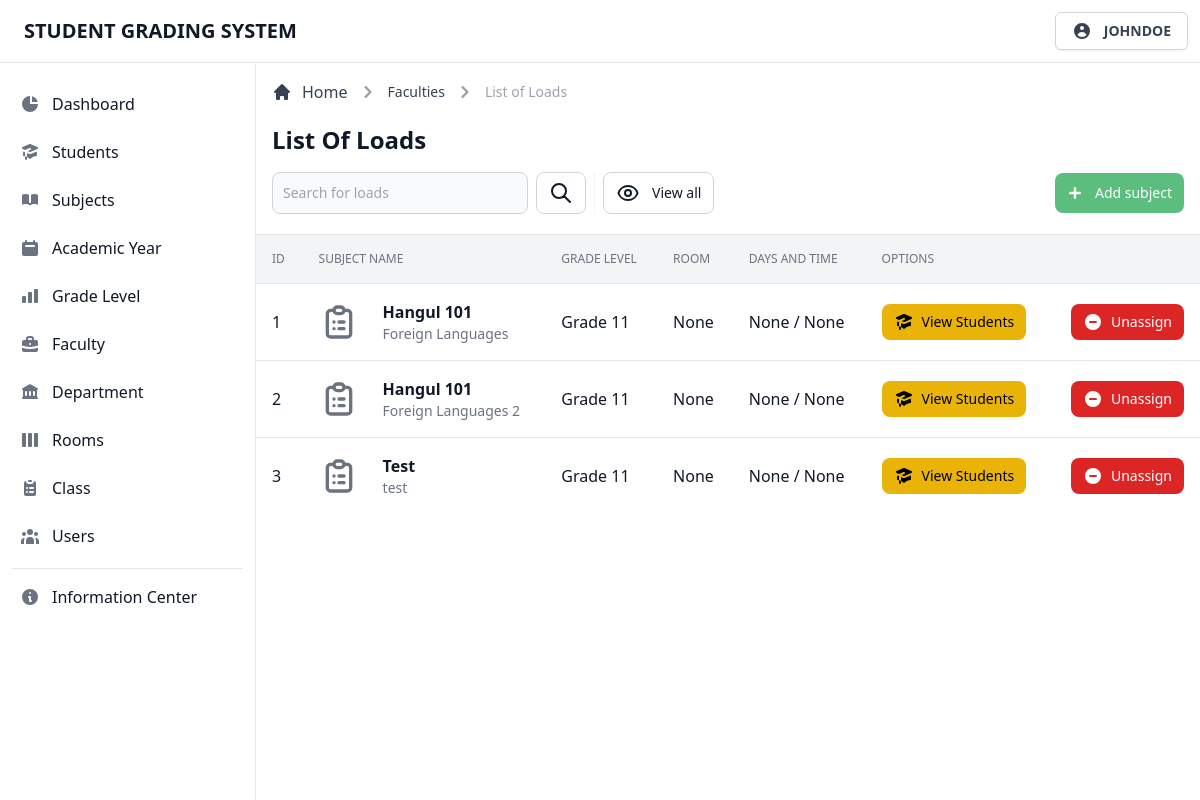
/admin/view/loads.php?code=111 (signed in), run on an earlier commit of the app's database.
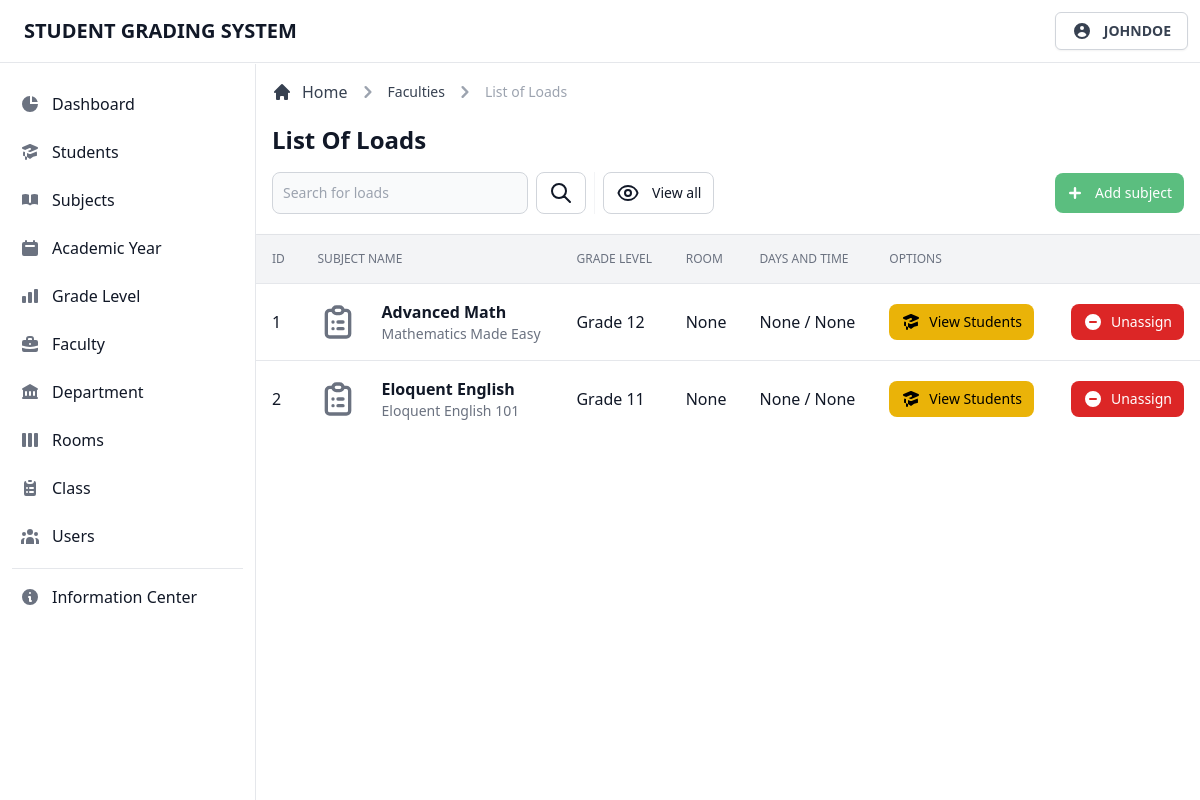
And on a later commit of the database.
### tables this page shows
CREATE TABLE `tblclass` (
  `class_id` int(11) NOT NULL,
  `class_code` int(11) NOT NULL,
  `class_name` varchar(255) NOT NULL,
  `class_desc` varchar(255) NOT NULL,
  `inst_code` int(11) NOT NULL,
  `class_inst` varchar(255) NOT NULL,
  `class_level` varchar(255) NOT NULL,
  `class_ay` varchar(255) NOT NULL,
  `class_day` varchar(255) NOT NULL,
  `class_time` varchar(255) NOT NULL,
  `class_room` varchar(255) NOT NULL,
  `class_section` varchar(255) NOT NULL
);

### admin/page/loads/loads.classes.php (called while the page is built, shortened)
<?php
class DisplayOptionsContr extends DisplayOptions
{
  public function fetchData()
  {
    $result = $this->getData();
    return $result;
  }
}
class DisplayLoadsContr extends DisplayLoads
{
  private $instructor;
  public function __construct($instructor)
  {
    $this->instructor = $instructor;
  }
  public function fetchData()
  {
    $result = $this->getData($this->instructor);
    return $result;
  }
}
class DisplayOptions extends Dbh
{
  protected function getData()
  {
    $result = 0;
    return $result;
  }
}
class DisplayLoads extends Dbh
{
  protected function getData($instructor)
  {
    $stmt = $this->connect()->prepare('SELECT * FROM tblclass WHERE inst_code = ?;');
    $result = 0;
    if (!$stmt->execute([$instructor])) {
      $stmt = null;
      echo "error";
      exit;
    }
    while ($row = $stmt->fetchAll(PDO::FETCH_ASSOC)) {
      $result = $row;
    }
    return $result;
  }
}
$display = new DisplayLoadsContr($instructor);
$result = $display->fetchData();

### admin/database/database.classes.php (called while the page is built)
<?php
class Dbh
{
  private $hostname = 'localhost';
  private $username = 'root';
  private $password = '';
  private $dbname = 'dbgradingsystem';
  public function connect()
  {
    try {
      $dbh = new PDO('mysql:host=' . $this->hostname . ';dbname=' . $this->dbname, $this->username, $this->password);
      return $dbh;
    } catch (PDOException $e) {
      print "Error!: " . $e->getMessage() . "<br>";
      die();
    }
  }
}

### admin/page/loads/loads-table.php (the view, shortened to what this page needs)
<div class="flex flex-col min-w-full overflow-hidden overflow-x-auto align-middle shadow">
  <table class="min-w-full divide-y divide-gray-200 table-fixed">
    <thead class="bg-gray-100">
      <tr>
        <th scope="col" class="th">
          ID
        </th>
        <th scope="col" class="th">
          Subject Name
        </th>
        <th scope="col" class="th">
          Grade Level
        </th>
        <th scope="col" class="th">
          Room
        </th>
        <th scope="col" class="th">
          Days and Time
        </th>
        <th scope="col" class="th">
          Options
        </th>
        <th scope="col" class="th">
        </th>
      </tr>
    </thead>
    <tbody class="bg-white divide-y divide-gray-200 ">
      <?php foreach ($result as $data) : ?>
        <tr class="hover:bg-gray-100 group">
          <td class="td">
            <div class="flex items-center capitalize">
              <?= $i += 1; ?>
            </div>
          </td>
          <td class="td-title">
            <div class="text-sm font-normal text-gray-500">
              <div class="text-base font-semibold text-gray-900 capitalize">
                <?= $data['class_name']; ?>
              </div>
              <div class="text-sm font-normal text-gray-500">
                <?= $data['class_desc']; ?>
              </div>
            </div>
          </td>
          <td class="td">
            <div class="flex items-center capitalize">
              <?= $data['class_level']; ?>
            </div>
          </td>
          <td class="td">
            <div class="flex items-center capitalize">
              <?php if (!empty($data['class_room'])) { ?>
                <?= $data['class_day']; ?>
              <?php } else { ?>
                None
              <?php } ?>
            </div>
          </td>
          <td class="td">
            <div class="flex items-center capitalize">
              <?php if (!empty($data['class_day'])) { ?>
                <?= $data['class_day']; ?>
              <?php } else { ?>
                None
              <?php } ?>
              /
              <?php if (!empty($data['class_time'])) { ?>
                <?= $data['class_time']; ?>
              <?php } else { ?>
                None
              <?php } ?>
            </div>
          </td>
          <td class="p-4 space-x-2 whitespace-nowrap">
            <a href="#" class="btn-yellow">
              View Students
            </a>
          </td>
          <td class="p-4 space-x-2 text-right whitespace-nowrap">
            <button type="button" data-delete-button data-id="<?= $data['class_id']; ?>" data-code="<?= $instructor; ?>" class="btn-red">
              <svg class="w-5 h-5 mr-2" xmlns="http://www.w3.org/2000/svg" viewBox="0 0 20 20" fill="currentColor">
                <path fill-rule="evenodd" d="M10 18a8 8 0 100-16 8 8 0 000 16zM7 9a1 1 0 000 2h6a1 1 0 100-2H7z" clip-rule="evenodd" />
              </svg>
              Unassign
            </button>
          </td>
        </tr>
      <?php endforeach; ?>
    </tbody>
  </table>
</div>

### admin/view/loads.php (shortened to what this page needs)
<?php
$user = $_SESSION['useruid'];
$instructor = $_GET['code'];
include_once '../database/database.classes.php';
include_once '../page/loads/loads.classes.php';
$table = $search = 'loads';
$breadcrumb1 = 'faculties';
$page = $breadcrumb2 = 'List of Loads';
$breadcrumblink = 'faculty.php';
$btn = 'subject';
$searchlink = 'loads.php?code=' . $_GET['code'];
?>
<!DOCTYPE html>
<html lang="en">
<head>
  <link rel="stylesheet" href="../../src/css/tailwind.css">
</head>
<body>
  <?php include_once '../templates/navbar.php'; ?>
  <div class="flex pt-16 overflow-hidden bg-white">
    <?php include_once '../templates/sidebar.php'; ?>
    <div id="main-content" class="relative w-full h-full ml-64 overflow-y-auto bg-gray-50">
      <main>
        <?php
        include_once '../templates/header.php';
        include_once '../page/loads/display-data.inc.php';
        ?>
      </main>
    </div>
  </div>
</body>
</html>

### admin/templates/navbar.php (shortened to what this page needs)
<header class="fixed z-30 w-full bg-white border-b border-gray-200">
  <nav class="flex items-center justify-between p-3">
    <div class="flex items-center justify-start">
      <a href="#" class="ml-3 text-xl font-bold text-gray-900 uppercase transition duration-75">Student Grading System</a>
    </div>
    <div class="relative text-left group">
      <button type="button" class="flex items-center justify-center w-full px-4 py-2 text-sm font-medium text-gray-700 bg-white border border-gray-300 rounded-md shadow-sm" id="menu-button" aria-expanded="true" aria-haspopup="true">
        <svg xmlns="http://www.w3.org/2000/svg" class="w-5 h-5" viewBox="0 0 20 20" fill="currentColor">
          <path fill-rule="evenodd" d="M18 10a8 8 0 11-16 0 8 8 0 0116 0zm-6-3a2 2 0 11-4 0 2 2 0 014 0zm-2 4a5 5 0 00-4.546 2.916A5.986 5.986 0 0010 16a5.986 5.986 0 004.546-2.084A5 5 0 0010 11z" clip-rule="evenodd" />
        </svg>
        <span class="flex-1 ml-3 font-semibold uppercase whitespace-nowrap"><?= $user; ?></span>
      </button>
    </div>
  </nav>
</header>

### admin/templates/sidebar.php (shortened to what this page needs)
<aside id="sidebar" class="fixed top-0 left-0 z-20 flex flex-col flex-shrink-0 w-64 h-full pt-16" aria-label="Sidebar">
  <div class="relative flex flex-col flex-1 min-h-0 pt-0 bg-white border-r border-gray-200">
    <div class="flex flex-col flex-1 pt-5 pb-4 overflow-y-auto">
      <div class="flex-1 px-3 space-y-1 bg-white divide-y">
        <ul class="pb-2 space-y-2">
          <li>
            <a href="../view/dashboard.php" class="flex items-center p-2 text-base font-normal text-gray-900 rounded-lg hover:bg-gray-100 group ">
              <svg xmlns="http://www.w3.org/2000/svg" class="w-5 h-5 text-gray-500 transition duration-75 group-hover:text-gray-900" viewBox="0 0 20 20" fill="currentColor">
                <path d="M2 10a8 8 0 018-8v8h8a8 8 0 11-16 0z" />
                <path d="M12 2.252A8.014 8.014 0 0117.748 8H12V2.252z" />
              </svg>
              <span class="flex-1 ml-3 whitespace-nowrap">Dashboard</span>
            </a>
          </li>
          <li>
            <a href="../view/students.php" class="flex items-center p-2 text-base font-normal text-gray-900 rounded-lg hover:bg-gray-100 group ">
              <span class="flex-1 ml-3 whitespace-nowrap">Students</span>
            </a>
          </li>
          <li>
            <a href="../view/subjects.php" class="flex items-center p-2 text-base font-normal text-gray-900 rounded-lg hover:bg-gray-100 group ">
              <span class="flex-1 ml-3 whitespace-nowrap">Subjects</span>
            </a>
          </li>
          <li>
            <a href="../view/year.php" class="flex items-center p-2 text-base font-normal text-gray-900 rounded-lg hover:bg-gray-100 group ">
              <span class="flex-1 ml-3 whitespace-nowrap">Academic Year</span>
            </a>
          </li>
          <li>
          <li>
            <a href="../view/grade-level.php" class="flex items-center p-2 text-base font-normal text-gray-900 rounded-lg hover:bg-gray-100 group ">
              <span class="flex-1 ml-3 whitespace-nowrap">Grade Level</span>
            </a>
          </li>
          <li>
            <a href="../view/faculty.php" class="flex items-center p-2 text-base font-normal text-gray-900 rounded-lg hover:bg-gray-100 group ">
              <span class="flex-1 ml-3 whitespace-nowrap">Faculty</span>
            </a>
          </li>
          <li>
            <a href="../view/department.php" class="flex items-center p-2 text-base font-normal text-gray-900 rounded-lg hover:bg-gray-100 group ">
              <span class="flex-1 ml-3 whitespace-nowrap">Department</span>
            </a>
          </li>
          <li>
            <a href="../view/rooms.php" class="flex items-center p-2 text-base font-normal text-gray-900 rounded-lg hover:bg-gray-100 group ">
              <span class="flex-1 ml-3 whitespace-nowrap">Rooms</span>
            </a>
          </li>
          <li>
            <a href="../view/class.php" class="flex items-center p-2 text-base font-normal text-gray-900 rounded-lg hover:bg-gray-100 group ">
              <span class="flex-1 ml-3 whitespace-nowrap">Class</span>
            </a>
          </li>
          <li>
            <a href="../view/users.php" class="flex items-center p-2 text-base font-normal text-gray-900 rounded-lg hover:bg-gray-100 group ">
              <span class="flex-1 ml-3 whitespace-nowrap">Users</span>
            </a>
          </li>
        </ul>
        <div class="pt-2 space-y-2">
          <a href="#" class="flex items-center p-2 text-base font-normal text-gray-900 transition duration-75 rounded-lg hover:bg-gray-100 group">
            <span class="ml-3">Information Center</span>
          </a>
        </div>
      </div>
    </div>
  </div>
</aside>

### admin/templates/header.php (shortened to what this page needs)
<div class="items-center justify-between block p-4 bg-white border-b border-gray-200 sm:flex">
  <div class="w-full mb-1">
    <div class="mb-4">
      <nav class="flex mb-5" aria-label="Breadcrumb">
        <ol class="inline-flex items-center space-x-1 md:space-x-2">
          <li class="inline-flex items-center">
            <a href="../view/dashboard.php" class="inline-flex items-center text-gray-700 hover:text-gray-900">
              <svg class="w-5 h-5 mr-2.5" fill="currentColor" viewBox="0 0 20 20" xmlns="http://www.w3.org/2000/svg">
                <path d="M10.707 2.293a1 1 0 00-1.414 0l-7 7a1 1 0 001.414 1.414L4 10.414V17a1 1 0 001 1h2a1 1 0 001-1v-2a1 1 0 011-1h2a1 1 0 011 1v2a1 1 0 001 1h2a1 1 0 001-1v-6.586l.293.293a1 1 0 001.414-1.414l-7-7z"></path>
              </svg>
              Home
            </a>
          </li>
          <li>
            <div class="flex items-center">
              <svg class="w-6 h-6 text-gray-400" fill="currentColor" viewBox="0 0 20 20" xmlns="http://www.w3.org/2000/svg">
                <path fill-rule="evenodd" d="M7.293 14.707a1 1 0 010-1.414L10.586 10 7.293 6.707a1 1 0 011.414-1.414l4 4a1 1 0 010 1.414l-4 4a1 1 0 01-1.414 0z" clip-rule="evenodd"></path>
              </svg>
              <a href="<?= $breadcrumblink; ?>" class="ml-1 text-sm font-medium text-gray-700 capitalize hover:text-gray-900 md:ml-2"><?= $breadcrumb1; ?></a>
            </div>
          </li>
          <?php if (!empty($breadcrumb2)) { ?>
            <li>
              <div class="flex items-center">
                <svg class="w-6 h-6 text-gray-400" fill="currentColor" viewBox="0 0 20 20" xmlns="http://www.w3.org/2000/svg">
                  <path fill-rule="evenodd" d="M7.293 14.707a1 1 0 010-1.414L10.586 10 7.293 6.707a1 1 0 011.414-1.414l4 4a1 1 0 010 1.414l-4 4a1 1 0 01-1.414 0z" clip-rule="evenodd"></path>
                </svg>
                <span class="ml-1 text-sm font-medium text-gray-400 md:ml-2" aria-current="page"><?= $breadcrumb2; ?></span>
              </div>
            </li>
          <?php } ?>
        </ol>
      </nav>
      <h1 class="text-xl font-semibold text-gray-900 capitalize sm:text-2xl"><?= $page; ?></h1>
    </div>
    <div class="sm:flex">
      <div class="items-center hidden mb-3 sm:flex sm:divide-x sm:divide-gray-100 sm:mb-0">
        <form class="flex lg:pr-2" action="#" method="get">
          <div class="relative mr-2 lg:w-64 xl:w-96">
            <input type="text" name="search" class="bg-gray-50 border border-gray-300 text-gray-900 focus:outline-none sm:text-sm rounded-lg focus:ring-gray-200 focus:ring-4 block w-full p-2.5" placeholder="Search for <?= $search ?>" required>
          </div>
          <button type="submit" class="btn-header-white">
            <svg xmlns="http://www.w3.org/2000/svg" class="w-6 h-6" fill="none" viewBox="0 0 24 24" stroke="currentColor">
              <path stroke-linecap="round" stroke-linejoin="round" stroke-width="2" d="M21 21l-6-6m2-5a7 7 0 11-14 0 7 7 0 0114 0z" />
            </svg>
          </button>
        </form>
        <div class="flex pl-0 mt-3 space-x-1 sm:pl-2 sm:mt-0">
          <a href="<?= $searchlink ?>" class="btn-header-white">
            <span>View all</span>
          </a>
        </div>
      </div>
      <div class="flex items-center ml-auto space-x-2 sm:space-x-3">
        <button type="button" data-add-button class="<?= (empty($options) && $page == 'List of Loads') ? 'btn-header-green-disabled' : 'btn-header-green'; ?>" <?= (empty($options) && $page == 'List of Loads') ? 'disabled' : ''; ?>>
          <svg class="w-6 h-6 mr-2 -ml-1" fill="currentColor" viewBox="0 0 20 20" xmlns="http://www.w3.org/2000/svg">
            <path fill-rule="evenodd" d="M10 5a1 1 0 011 1v3h3a1 1 0 110 2h-3v3a1 1 0 11-2 0v-3H6a1 1 0 110-2h3V6a1 1 0 011-1z" clip-rule="evenodd"></path>
          </svg>
          <span>Add <?= $btn; ?></span>
        </button>
      </div>
    </div>
  </div>
</div>

### admin/page/loads/display-data.inc.php (shortened to what this page needs)
<?php
$result = $display->fetchData();
if (!empty($result)) {
  include_once 'loads-table.php';
}

What changed in the data, as far as the page shows it:
removed tblclass: i "1", class_name "Hangul 101", class_desc "Foreign Languages", class_level "Grade 11", class_room "None", class_day "None", class_time "None"
removed tblclass: i "2", class_name "Hangul 101", class_desc "Foreign Languages 2", class_level "Grade 11", class_room "None", class_day "None", class_time "None"
removed tblclass: i "3", class_name "Test", class_desc "test", class_level "Grade 11", class_room "None", class_day "None", class_time "None"
added tblclass: i "1", class_name "Advanced Math", class_desc "Mathematics Made Easy", class_level "Grade 12", class_room "None", class_day "None", class_time "None"
added tblclass: i "2", class_name "Eloquent English", class_desc "Eloquent English 101", class_level "Grade 11", class_room "None", class_day "None", class_time "None"
